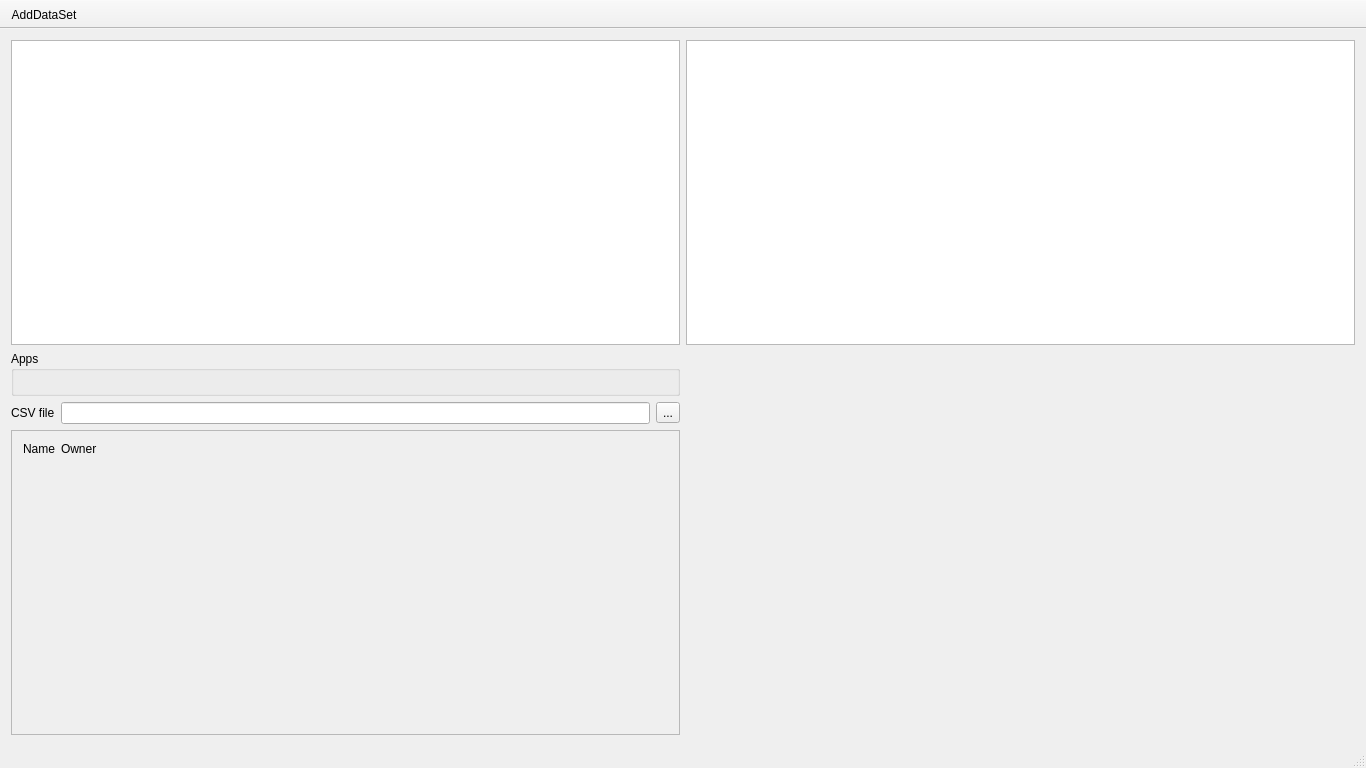
<?xml version="1.0" encoding="UTF-8"?>
<ui version="4.0">
 <class>vishnu::MainWindow</class>
 <widget class="QMainWindow" name="vishnu::MainWindow">
  <property name="geometry">
   <rect>
    <x>0</x>
    <y>0</y>
    <width>1366</width>
    <height>768</height>
   </rect>
  </property>
  <property name="minimumSize">
   <size>
    <width>300</width>
    <height>0</height>
   </size>
  </property>
  <property name="windowTitle">
   <string>MainWindow</string>
  </property>
  <property name="windowIcon">
   <iconset resource="resources.qrc">
    <normaloff>:/icons/iconLauncher.png</normaloff>:/icons/iconLauncher.png</iconset>
  </property>
  <property name="iconSize">
   <size>
    <width>32</width>
    <height>32</height>
   </size>
  </property>
  <widget class="QWidget" name="centralWidget">
   <layout class="QGridLayout" name="gridLayout_2">
    <item row="1" column="0">
     <layout class="QVBoxLayout" name="verticalLayout">
      <item>
       <widget class="QGroupBox" name="groupBox">
        <property name="title">
         <string>Apps</string>
        </property>
        <layout class="QGridLayout" name="gridLayout">
         <item row="0" column="0">
          <layout class="QVBoxLayout" name="verticalLayout_2"/>
         </item>
        </layout>
       </widget>
      </item>
      <item>
       <layout class="QHBoxLayout" name="horizontalLayout">
        <item>
         <widget class="QLabel" name="label_2">
          <property name="text">
           <string>CSV file</string>
          </property>
         </widget>
        </item>
        <item>
         <widget class="QLineEdit" name="csvFilename">
          <property name="readOnly">
           <bool>true</bool>
          </property>
         </widget>
        </item>
        <item>
         <widget class="QToolButton" name="buttonLoadCsv">
          <property name="text">
           <string>...</string>
          </property>
         </widget>
        </item>
       </layout>
      </item>
     </layout>
    </item>
    <item row="2" column="0">
     <widget class="QScrollArea" name="scrollArea">
      <property name="maximumSize">
       <size>
        <width>16777214</width>
        <height>1000</height>
       </size>
      </property>
      <property name="horizontalScrollBarPolicy">
       <enum>Qt::ScrollBarAlwaysOff</enum>
      </property>
      <property name="sizeAdjustPolicy">
       <enum>QAbstractScrollArea::AdjustToContents</enum>
      </property>
      <property name="widgetResizable">
       <bool>true</bool>
      </property>
      <widget class="QWidget" name="scrollAreaWidgetContents">
       <property name="geometry">
        <rect>
         <x>0</x>
         <y>0</y>
         <width>669</width>
         <height>275</height>
        </rect>
       </property>
       <property name="maximumSize">
        <size>
         <width>16777215</width>
         <height>16777215</height>
        </size>
       </property>
       <property name="sizeIncrement">
        <size>
         <width>0</width>
         <height>0</height>
        </size>
       </property>
       <layout class="QGridLayout" name="gridLayout_4">
        <item row="0" column="0">
         <layout class="QGridLayout" name="groupsGridLayout">
          <item row="0" column="1">
           <widget class="QLabel" name="label_3">
            <property name="minimumSize">
             <size>
              <width>100</width>
              <height>0</height>
             </size>
            </property>
            <property name="text">
             <string>Owner</string>
            </property>
            <property name="alignment">
             <set>Qt::AlignLeading|Qt::AlignLeft|Qt::AlignTop</set>
            </property>
           </widget>
          </item>
          <item row="0" column="0">
           <widget class="QLabel" name="label">
            <property name="minimumSize">
             <size>
              <width>0</width>
              <height>0</height>
             </size>
            </property>
            <property name="text">
             <string>Name</string>
            </property>
            <property name="alignment">
             <set>Qt::AlignLeading|Qt::AlignLeft|Qt::AlignTop</set>
            </property>
           </widget>
          </item>
          <item row="0" column="2">
           <spacer name="horizontalSpacer">
            <property name="orientation">
             <enum>Qt::Horizontal</enum>
            </property>
            <property name="sizeHint" stdset="0">
             <size>
              <width>24</width>
              <height>20</height>
             </size>
            </property>
           </spacer>
          </item>
         </layout>
        </item>
       </layout>
      </widget>
     </widget>
    </item>
    <item row="0" column="0">
     <widget class="QListWidget" name="dataSetListWidget"/>
    </item>
    <item row="0" column="1">
     <widget class="QTableWidget" name="tableWidget"/>
    </item>
   </layout>
  </widget>
  <widget class="QMenuBar" name="menuBar">
   <property name="geometry">
    <rect>
     <x>0</x>
     <y>0</y>
     <width>1366</width>
     <height>25</height>
    </rect>
   </property>
  </widget>
  <widget class="QToolBar" name="mainToolBar">
   <property name="movable">
    <bool>false</bool>
   </property>
   <attribute name="toolBarArea">
    <enum>TopToolBarArea</enum>
   </attribute>
   <attribute name="toolBarBreak">
    <bool>false</bool>
   </attribute>
   <addaction name="actionOpenData"/>
  </widget>
  <widget class="QStatusBar" name="statusBar"/>
  <action name="actionOpenData">
   <property name="icon">
    <iconset resource="resources.qrc">
     <normaloff>:/icons/addDataSet.png</normaloff>:/icons/addDataSet.png</iconset>
   </property>
   <property name="text">
    <string>AddDataSet</string>
   </property>
   <property name="toolTip">
    <string>Add DataSet</string>
   </property>
   <property name="shortcut">
    <string>Ctrl+O</string>
   </property>
  </action>
 </widget>
 <layoutdefault spacing="6" margin="11"/>
 <resources>
  <include location="resources.qrc"/>
 </resources>
 <connections/>
</ui>
